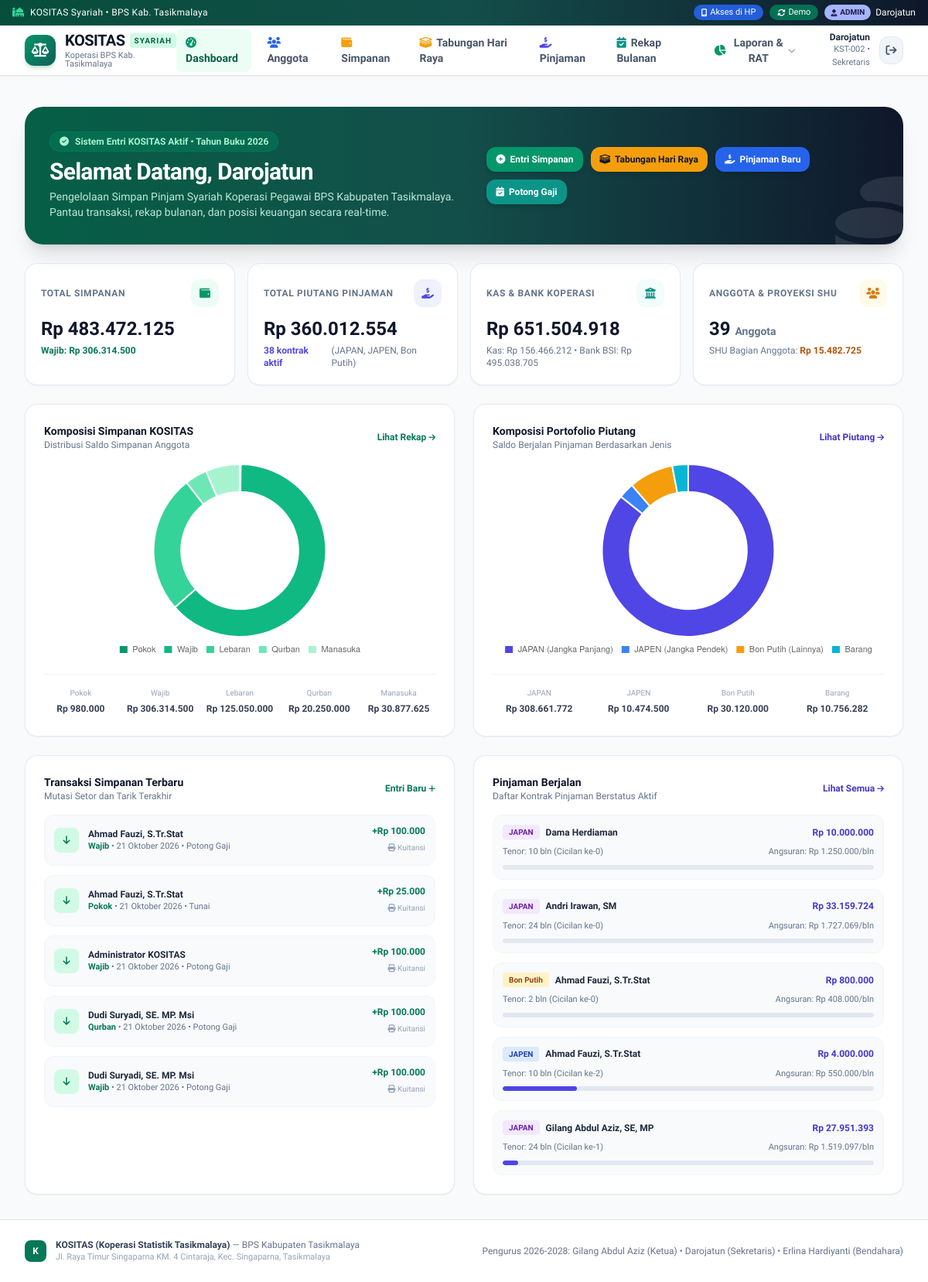
Page /admin/dashboard (signed in) on the earlier database version.
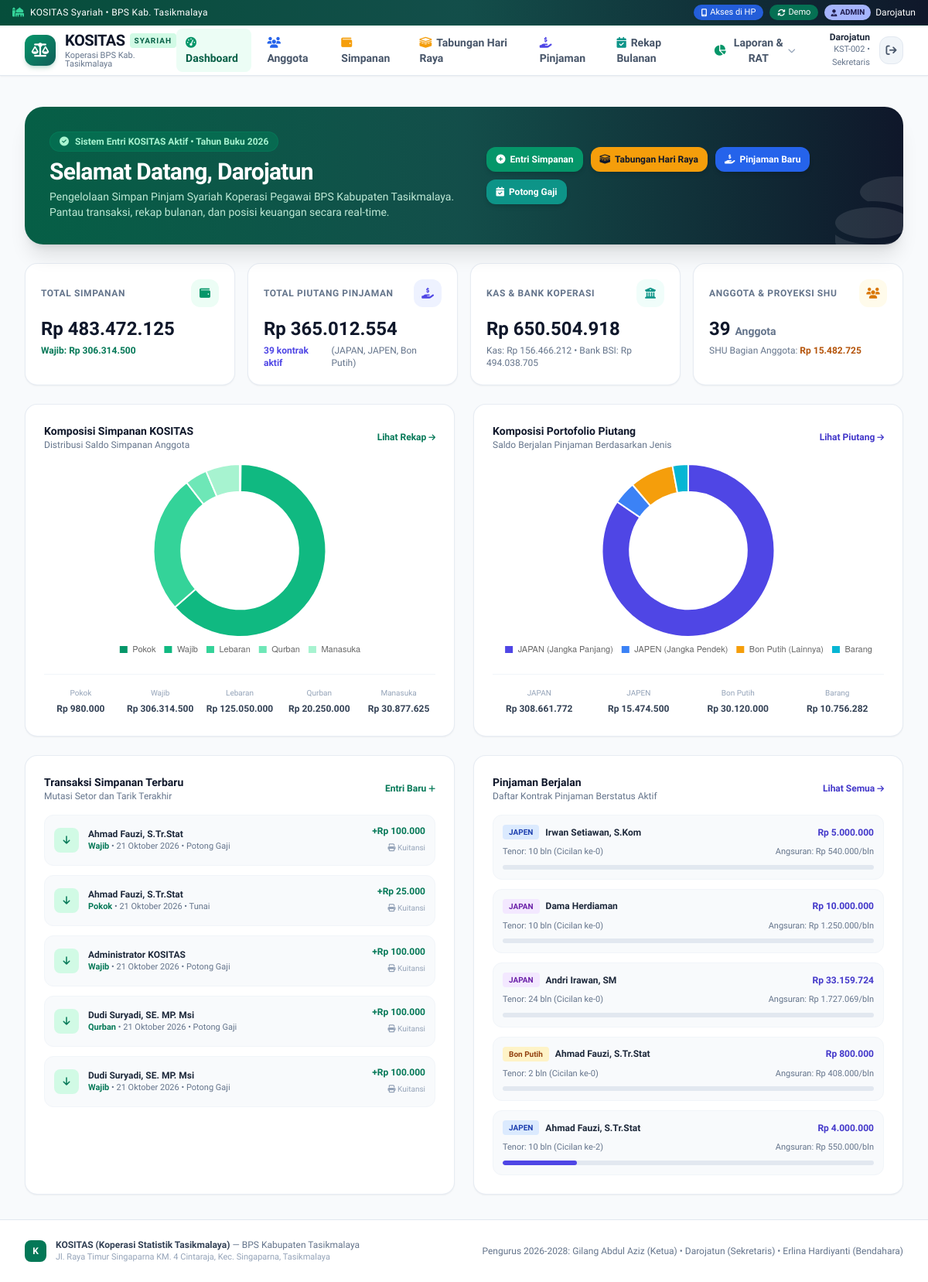
Same page on the later database version.
### tables this page shows
CREATE TABLE transaksi_simpanan (
        id INTEGER PRIMARY KEY AUTOINCREMENT,
        no_transaksi TEXT UNIQUE NOT NULL,
        anggota_id INTEGER NOT NULL,
        tanggal DATE NOT NULL,
        jenis_simpanan TEXT NOT NULL, -- 'Pokok', 'Wajib', 'Lebaran', 'Qurban', 'Manasuka'
        tipe TEXT NOT NULL, -- 'SETOR', 'TARIK'
        nominal REAL NOT NULL,
        keterangan TEXT,
        metode_bayar TEXT DEFAULT 'Potong Gaji', -- 'Potong Gaji', 'Tunai', 'Transfer'
        bulan_buku TEXT, -- 'YYYY-MM'
        created_by TEXT DEFAULT 'Admin',
        created_at TIMESTAMP DEFAULT CURRENT_TIMESTAMP,
        FOREIGN KEY (anggota_id) REFERENCES anggota (id) ON DELETE CASCADE
    );

CREATE TABLE anggota (
        id INTEGER PRIMARY KEY AUTOINCREMENT,
        no_anggota TEXT UNIQUE NOT NULL,
        nama TEXT NOT NULL,
        nip TEXT,
        jabatan TEXT DEFAULT 'Anggota',
        jenis_kelamin TEXT DEFAULT 'Pria',
        no_hp TEXT,
        email TEXT,
        alamat TEXT,
        tanggal_masuk DATE DEFAULT (CURRENT_DATE),
        tanggal_keluar DATE,
        status TEXT DEFAULT 'Aktif',
        password TEXT DEFAULT '123456',
        role TEXT DEFAULT 'anggota',
        created_at TIMESTAMP DEFAULT CURRENT_TIMESTAMP
    );

CREATE TABLE pinjaman (
        id INTEGER PRIMARY KEY AUTOINCREMENT,
        no_pinjaman TEXT UNIQUE NOT NULL,
        anggota_id INTEGER NOT NULL,
        jenis_pinjaman TEXT NOT NULL, -- 'JAPAN', 'JAPEN', 'Bon Putih', 'Barang'
        tanggal_pengajuan DATE NOT NULL,
        tanggal_cair DATE,
        plafon_pokok REAL NOT NULL,
        margin_persen REAL DEFAULT 0.0,
        margin_nominal REAL DEFAULT 0.0,
        total_pinjaman REAL NOT NULL,
        tenor_bulan INTEGER NOT NULL,
        angsuran_pokok_bulanan REAL NOT NULL,
        angsuran_margin_bulanan REAL NOT NULL,
        total_angsuran_bulanan REAL NOT NULL,
        biaya_provisi REAL DEFAULT 0.0, -- 1%
        biaya_drk REAL DEFAULT 0.0, -- 0.5% khusus JAPAN
        saldo_pokok REAL NOT NULL,
        saldo_margin REAL NOT NULL,
        angsuran_ke INTEGER DEFAULT 0,
        status TEXT DEFAULT 'Aktif', -- 'Menunggu', 'Aktif', 'Lunas', 'Ditolak'
        keperluan TEXT,
        keterangan TEXT,
        created_at TIMESTAMP DEFAULT CURRENT_TIMESTAMP, is_topup INTEGER DEFAULT 0, ref_pinjaman_lama_id INTEGER, pelunasan_tipe TEXT DEFAULT 'Normal', tanggal_lunas DATE, sisa_pokok_dilunasi REAL DEFAULT 0.0, diskon_margin REAL DEFAULT 0.0, pengajuan_id INTEGER,
        FOREIGN KEY (anggota_id) REFERENCES anggota (id) ON DELETE CASCADE
    );

### app.py (the view)
@app.route('/admin/dashboard')
@admin_required
def admin_dashboard():
    stats = models.get_dashboard_stats()
    recent_savings = models.get_all_transaksi_simpanan(limit=5)
    active_loans = models.get_all_pinjaman(status_filter='Aktif')[:5]
    conn = database.get_db()
    cursor = conn.cursor()
    cursor.execute('''
    SELECT p.*, a.nama as nama_anggota, a.no_anggota, a.jabatan
    FROM pengajuan_online p
    JOIN anggota a ON p.anggota_id = a.id
    WHERE p.status = 'Menunggu'
    ORDER BY p.tanggal_pengajuan ASC
    ''')
    pengajuan_pending = [dict(r) for r in cursor.fetchall()]
    cursor.execute('''
    SELECT p.*, a.nama as nama_anggota, a.no_anggota, a.jabatan,
           pj.id as pinjaman_id_real, pj.no_pinjaman, pj.saldo_pokok as pj_saldo_pokok,
           pj.angsuran_ke as pj_angsuran_ke, pj.margin_persen as pj_margin_persen,
           pj.margin_nominal as pj_margin_nominal, pj.total_angsuran_bulanan as pj_total_angsuran
    FROM pengajuan_online p
    JOIN anggota a ON p.anggota_id = a.id
    LEFT JOIN pinjaman pj ON (p.pinjaman_id = pj.id OR pj.pengajuan_id = p.id OR pj.keterangan LIKE '%' || p.no_pengajuan || '%')
    WHERE p.status = 'Disetujui'
    ORDER BY p.tanggal_diproses DESC, p.id DESC
    LIMIT 15
    ''')
    pengajuan_disetujui = [dict(r) for r in cursor.fetchall()]
    conn.close()
    shu = models.hitung_shu_koperasi()
    return render_template(
        'admin/dashboard.html',
        stats=stats,
        recent_savings=recent_savings,
        active_loans=active_loans,
        pengajuan_pending=pengajuan_pending,
        pengajuan_disetujui=pengajuan_disetujui,
        shu=shu
    )

### app.py (called while the page is built)
def get_local_ip():
    try:
        s = socket.socket(socket.AF_INET, socket.SOCK_DGRAM)
        s.connect(('8.8.8.8', 80))
        ip = s.getsockname()[0]
        s.close()
        return ip
    except Exception:
        return '192.168.200.9'

@app.template_filter('rupiah')
def rupiah_filter(val):
    if val is None:
        return 'Rp 0'
    try:
        val = float(val)
        return f"Rp {val:,.0f}".replace(',', '.')
    except (ValueError, TypeError):
        return 'Rp 0'

@app.template_filter('format_date')
def format_date_filter(val):
    if not val:
        return '-'
    try:
        if isinstance(val, str):
            dt = datetime.strptime(val[:10], '%Y-%m-%d')
        else:
            dt = val
        bulan_nama = [
            '', 'Januari', 'Februari', 'Maret', 'April', 'Mei', 'Juni',
            'Juli', 'Agustus', 'September', 'Oktober', 'November', 'Desember'
        ]
        return f"{dt.day} {bulan_nama[dt.month]} {dt.year}"
    except Exception:
        return str(val)

def get_current_user():
    user_id = session.get('user_id')
    if not user_id:
        return None
    return models.get_anggota_by_id(user_id)

### templates/admin/dashboard.html (shortened to what the changed rows need)
{% extends 'base.html' %}
{% block content %}
<div class="space-y-6">
  <div class="bg-gradient-to-r from-emerald-800 via-teal-900 to-slate-900 rounded-3xl p-6 sm:p-8 text-white shadow-xl relative overflow-hidden">
    <div class="relative z-10 flex flex-col md:flex-row md:items-center justify-between gap-4">
      <div>
        <h1 class="text-2xl sm:text-3xl font-extrabold tracking-tight">
          Selamat Datang, {{ current_user.nama }}
        </h1>
      </div>
    </div>
  </div>
  <div class="grid grid-cols-1 sm:grid-cols-2 lg:grid-cols-4 gap-4">
    <div class="bg-white rounded-2xl p-5 border border-slate-200/80 shadow-sm hover:shadow-md transition">
      <div class="mt-3">
        <div class="text-2xl font-extrabold text-slate-900">{{ stats.total_piutang|rupiah }}</div>
        <div class="text-xs text-slate-500 mt-1 flex items-center gap-1">
          <span class="text-indigo-600 font-semibold">{{ stats.jml_pinjaman_aktif }} kontrak aktif</span> (JAPAN, JAPEN, Bon Putih)
        </div>
      </div>
    </div>
    <div class="bg-white rounded-2xl p-5 border border-slate-200/80 shadow-sm hover:shadow-md transition">
      <div class="mt-3">
        <div class="text-2xl font-extrabold text-slate-900">{{ (stats.kas_estimasi + stats.bank_estimasi)|rupiah }}</div>
        <div class="text-xs text-slate-500 mt-1">
          Kas: {{ stats.kas_estimasi|rupiah }} • Bank BSI: {{ stats.bank_estimasi|rupiah }}
        </div>
      </div>
    </div>
  </div>
  <div class="grid grid-cols-1 lg:grid-cols-12 gap-6">
    <div class="lg:col-span-6 bg-white rounded-2xl p-6 border border-slate-200/80 shadow-sm">
      <div class="h-64 flex items-center justify-center">
        <canvas id="chartPiutang"></canvas>
      </div>
      <div class="grid grid-cols-2 sm:grid-cols-4 gap-2 mt-4 pt-4 border-t border-slate-100 text-center">
        <div>
          <span class="text-[10px] text-slate-400 block">JAPEN</span>
          <span class="text-xs font-bold text-slate-700">{{ stats.piutang_breakdown.japen|rupiah }}</span>
        </div>
      </div>
    </div>
  </div>
  <div class="grid grid-cols-1 lg:grid-cols-12 gap-6">
    <div class="lg:col-span-6 bg-white rounded-2xl p-6 border border-slate-200/80 shadow-sm">
      <div class="space-y-3">
        {% for trx in recent_savings %}
        <div class="flex items-center justify-between p-3 rounded-xl bg-slate-50 hover:bg-slate-100 transition border border-slate-100">
          <div class="flex items-center space-x-3">
            <div class="w-8 h-8 rounded-lg {% if trx.tipe == 'SETOR' %}bg-emerald-100 text-emerald-700{% else %}bg-red-100 text-red-700{% endif %} flex items-center justify-center font-bold text-xs shrink-0">
              <i class="fa-solid {% if trx.tipe == 'SETOR' %}fa-arrow-down{% else %}fa-arrow-up{% endif %}"></i>
            </div>
            <div>
              <div class="text-xs font-bold text-slate-800">{{ trx.nama_anggota }}</div>
              <div class="text-[11px] text-slate-500">
                <span class="font-semibold text-emerald-700">{{ trx.jenis_simpanan }}</span> • {{ trx.tanggal|format_date }} • {{ trx.metode_bayar }}
              </div>
            </div>
          </div>
          <div class="text-right">
            <div class="text-xs font-extrabold {% if trx.tipe == 'SETOR' %}text-emerald-700{% else %}text-red-600{% endif %}">
              {% if trx.tipe == 'SETOR' %}+{% else %}-{% endif %}{{ trx.nominal|rupiah }}
            </div>
            <a href="{{ url_for('cetak_kuitansi_simpanan', id=trx.id) }}" target="_blank" class="text-[10px] text-slate-400 hover:text-slate-600">
              <i class="fa-solid fa-print"></i> Kuitansi
            </a>
          </div>
        </div>
        {% endfor %}
      </div>
    </div>
    <div class="lg:col-span-6 bg-white rounded-2xl p-6 border border-slate-200/80 shadow-sm">
      <div class="space-y-3">
        {% for pj in active_loans %}
        <div class="p-3 rounded-xl bg-slate-50 hover:bg-slate-100 transition border border-slate-100 space-y-2">
          <div class="flex items-center justify-between">
            <div class="flex items-center space-x-2">
              <span class="px-2 py-0.5 rounded text-[10px] font-bold
                {% if pj.jenis_pinjaman == 'JAPAN' %}bg-purple-100 text-purple-800
                {% elif pj.jenis_pinjaman == 'JAPEN' %}bg-blue-100 text-blue-800
                {% elif pj.jenis_pinjaman == 'Bon Putih' %}bg-amber-100 text-amber-800
                {% else %}bg-teal-100 text-teal-800{% endif %}">
                {{ pj.jenis_pinjaman }}
              </span>
              <span class="text-xs font-bold text-slate-800">{{ pj.nama_anggota }}</span>
            </div>
            <span class="text-xs font-extrabold text-indigo-700">{{ pj.saldo_pokok|rupiah }}</span>
          </div>
          <div class="flex items-center justify-between text-[11px] text-slate-500">
            <span>Tenor: {{ pj.tenor_bulan }} bln (Cicilan ke-{{ pj.angsuran_ke }})</span>
            <span>Angsuran: {{ pj.total_angsuran_bulanan|rupiah }}/bln</span>
          </div>
          <div class="w-full bg-slate-200 rounded-full h-1.5 overflow-hidden">
            <div class="bg-indigo-600 h-1.5 rounded-full" style="width: {{ pj.persen_lunas }}%"></div>
          </div>
        </div>
        {% endfor %}
      </div>
    </div>
  </div>
</div>
{% endblock %}
{% block scripts %}
<script>
  // Chart Simpanan
  const ctxSimp = document.getElementById('chartSimpanan').getContext('2d');
  new Chart(ctxSimp, {
    type: 'doughnut',
    data: {
      labels: ['Pokok', 'Wajib', 'Lebaran', 'Qurban', 'Manasuka'],
      datasets: [{
        data: [
          {{ stats.simpanan_breakdown.pokok }},
          {{ stats.simpanan_breakdown.wajib }},
          {{ stats.simpanan_breakdown.lebaran }},
          {{ stats.simpanan_breakdown.qurban }},
          {{ stats.simpanan_breakdown.manasuka }}
        ],
        backgroundColor: ['#059669', '#10b981', '#34d399', '#6ee7b7', '#a7f3d0'],
        borderWidth: 2,
        borderColor: '#ffffff'
      }]
    },
    options: {
      responsive: true,
      maintainAspectRatio: false,
      plugins: {
        legend: { position: 'bottom', labels: { boxWidth: 12, font: { size: 11 } } },
        tooltip: {
          callbacks: {
            label: function(c) {
              return ' ' + c.label + ': Rp ' + Number(c.raw).toLocaleString('id-ID');
            }
          }
        }
      },
      cutout: '68%'
    }
  });
  // Chart Piutang
  const ctxPj = document.getElementById('chartPiutang').getContext('2d');
  new Chart(ctxPj, {
    type: 'doughnut',
    data: {
      labels: ['JAPAN (Jangka Panjang)', 'JAPEN (Jangka Pendek)', 'Bon Putih (Lainnya)', 'Barang'],
      datasets: [{
        data: [
          {{ stats.piutang_breakdown.japan }},
          {{ stats.piutang_breakdown.japen }},
          {{ stats.piutang_breakdown.bon_putih }},
          {{ stats.piutang_breakdown.barang }}
        ],
        backgroundColor: ['#4f46e5', '#3b82f6', '#f59e0b', '#06b6d4'],
        borderWidth: 2,
        borderColor: '#ffffff'
      }]
    },
    options: {
      responsive: true,
      maintainAspectRatio: false,
      plugins: {
        legend: { position: 'bottom', labels: { boxWidth: 12, font: { size: 11 } } },
        tooltip: {
          callbacks: {
            label: function(c) {
              return ' ' + c.label + ': Rp ' + Number(c.raw).toLocaleString('id-ID');
            }
          }
        }
      },
      cutout: '68%'
    }
  });
</script>
{% endblock %}

Differences in the rows shown:
no longer on this page (row unchanged): pinjaman: jenis_pinjaman "JAPAN", nama_anggota "Gilang Abdul Aziz, SE, MP", saldo_pokok|rupiah "Rp 27.951.393", tenor_bulan "24", angsuran_ke "1", total_angsuran_bulanan|rupiah "Rp 1.519.097", {{ pj.persen_lunas }} 4.2 (drawn)
added pinjaman: jenis_pinjaman "JAPEN", nama_anggota "Irwan Setiawan, S.Kom", saldo_pokok|rupiah "Rp 5.000.000", tenor_bulan "10", angsuran_ke "0", total_angsuran_bulanan|rupiah "Rp 540.000"
Other differences:
{{ stats.total_piutang|rupiah }}: "Rp 360.012.554" → "Rp 365.012.554"
{{ stats.jml_pinjaman_aktif }}: "38" → "39"
{{ (stats.kas_estimasi + stats.bank_estimasi)|rupiah }}: "Rp 651.504.918" → "Rp 650.504.918"
{{ stats.bank_estimasi|rupiah }}: "Rp 495.038.705" → "Rp 494.038.705"
chart data {{ stats.piutang_breakdown.japen }}: 10474500.0 → 15474500.0
{{ stats.piutang_breakdown.japen|rupiah }}: "Rp 10.474.500" → "Rp 15.474.500"
